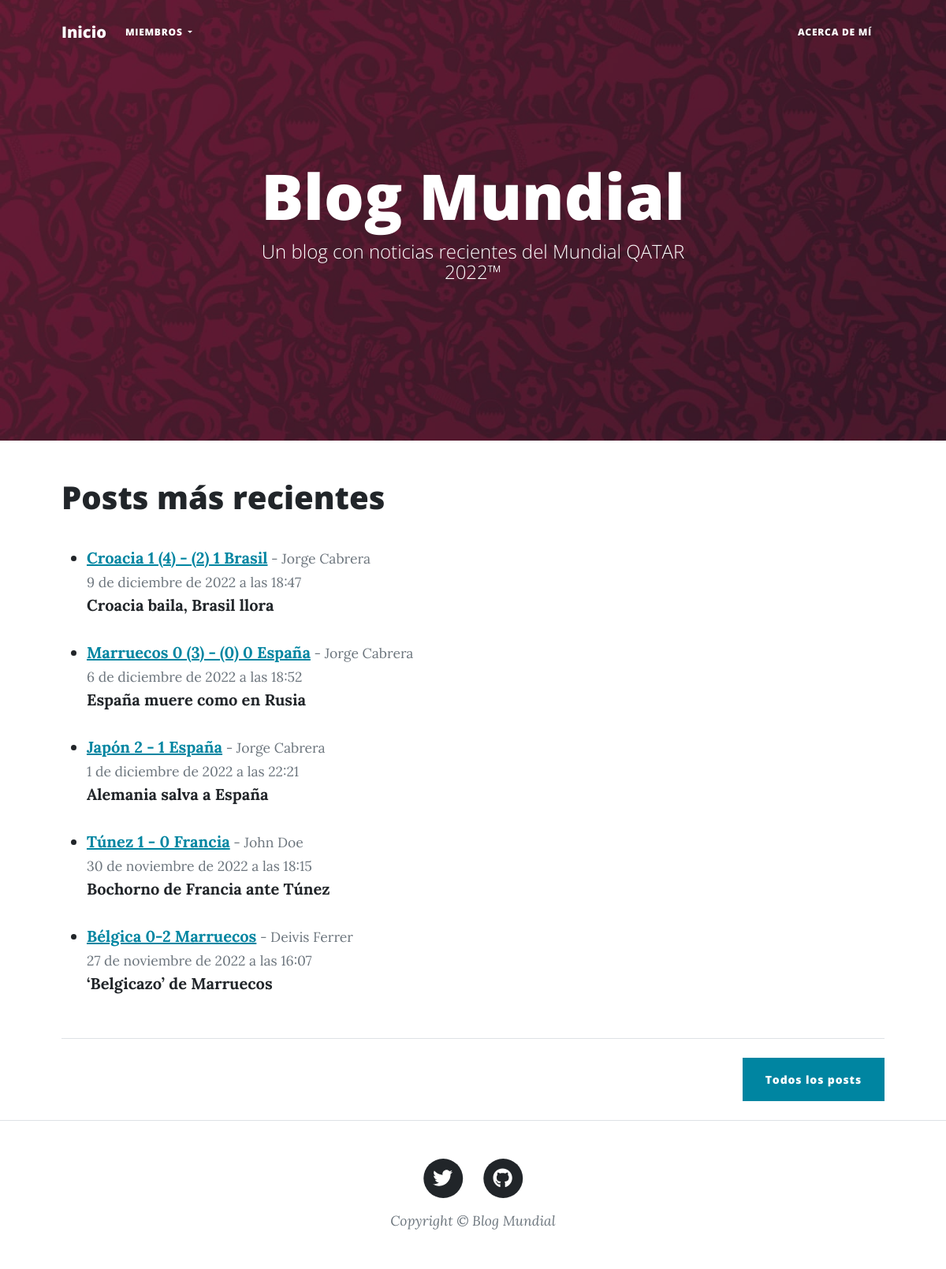
Before: / with the older database file.
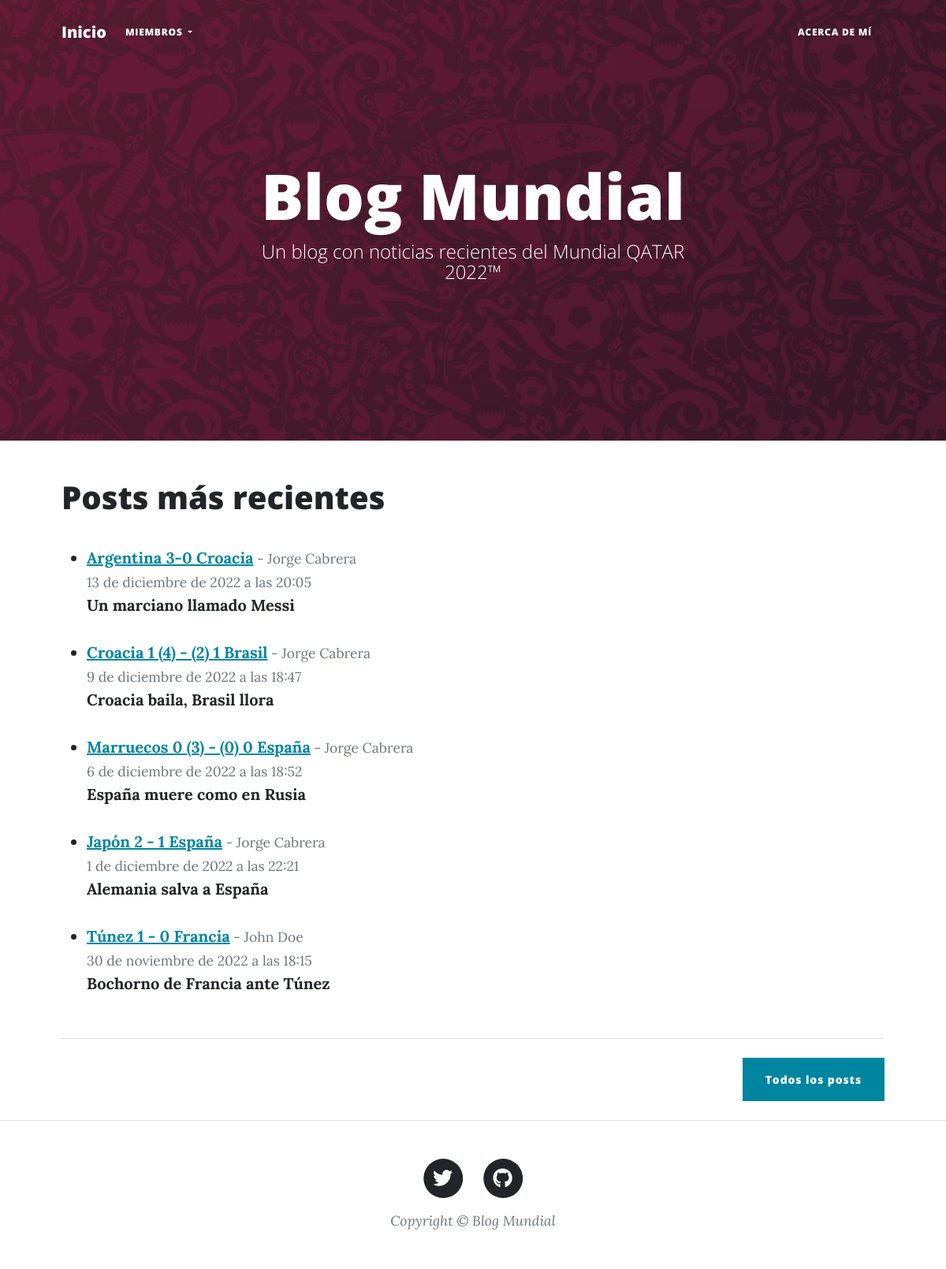
After: the same page with the newer database file.
### Blog/models.py (models this page shows, shortened)
class Post(models.Model):
    titulo = models.CharField(max_length=255)
    subtitulo = models.CharField(max_length=255)
    autor = models.ForeignKey(User, on_delete=models.CASCADE)
    header = models.ImageField(null=True, blank=True, upload_to='images/')
    cuerpo = RichTextField(null=True, blank=True)
    fecha = models.DateTimeField(default=datetime.now())
    likes = models.ManyToManyField(User, related_name='blog_posts', blank=True)

### Blog/views.py (the view)
# urls.py: path('', HomeView.as_view(), name='home'),
class HomeView(ListView):
    model = Post
    template_name = 'home.html'
    ordering = ['-fecha']

### Blog/templates/home.html (shortened to what this page needs)
{% extends 'index.html' %}
{% block posts %}
<h1>
    Posts más recientes
</h1>
<br>
<ul>
    {% for post in object_list|slice:":5" %}
    <li>
            <a href="{% url 'post_details' post.pk %}" class="link-primary"><u><strong>{{post.titulo}}</strong></u></a><small class="text-muted"> - {{post.autor.first_name}} {{post.autor.last_name}}
            <br>
            {{post.fecha}}
            </small>
            <br/>
            <strong>
                {{post.subtitulo}}
            </strong>
            <br/><br/>
        </li>
    {% endfor %}
</ul>
{% endblock posts %}

Changed rows visible on the page:
no longer on this page (row unchanged): Post: titulo "Bélgica 0-2 Marruecos", autor.first_name "Deivis", autor.last_name "Ferrer", fecha "27 de noviembre de 2022 a las 16:07", subtitulo "‘Belgicazo’ de Marruecos"
added Post: titulo "Argentina 3-0 Croacia", autor.first_name "Jorge", autor.last_name "Cabrera", fecha "13 de diciembre de 2022 a las 20:05", subtitulo "Un marciano llamado Messi"
